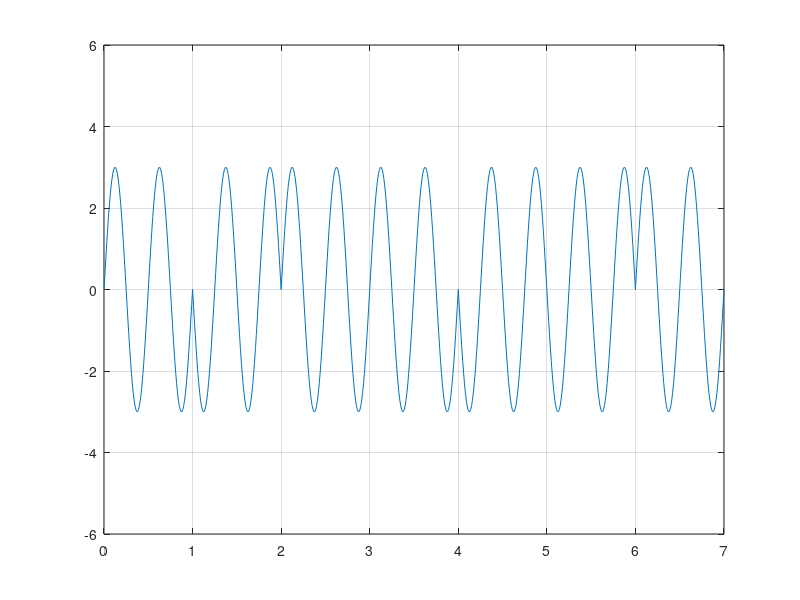

Write the MATLAB code that produced this figure.
clc; #... Clear command line
clear all; #... Clear variables
close all; #... Clear figures

bits = [1 0 1 1 0 0 1];

#... Modulation
bitrate = 1;

sampling_rate = 100;
sampling_time = 1/sampling_rate;

end_time = length(bits)/bitrate;
time = 0:sampling_time:end_time;

a = 3; #... Amplitude
f = 2; #... Frequency
signal = a*sin(2*pi*f*time);
modulation = signal;

index = 1;

for i = 1:length(time)
    if bits(index) == 0
        modulation(i) = -signal(i);
    endif
    if time(i)*bitrate >= index
        index = index+1;
    endif
endfor

plot(time, modulation);
axis([0 end_time -2*a 2*a]);
grid on;

#... Demodulation

index = 1;

for i = 1:length(modulation)
    demodultaion(index) = 1;
    if modulation(i) != signal(i)
        demodultaion(index) = 0;
    endif
    if time(i)*bitrate >= index
        index = index+1;
    endif
endfor

disp(demodultaion);
